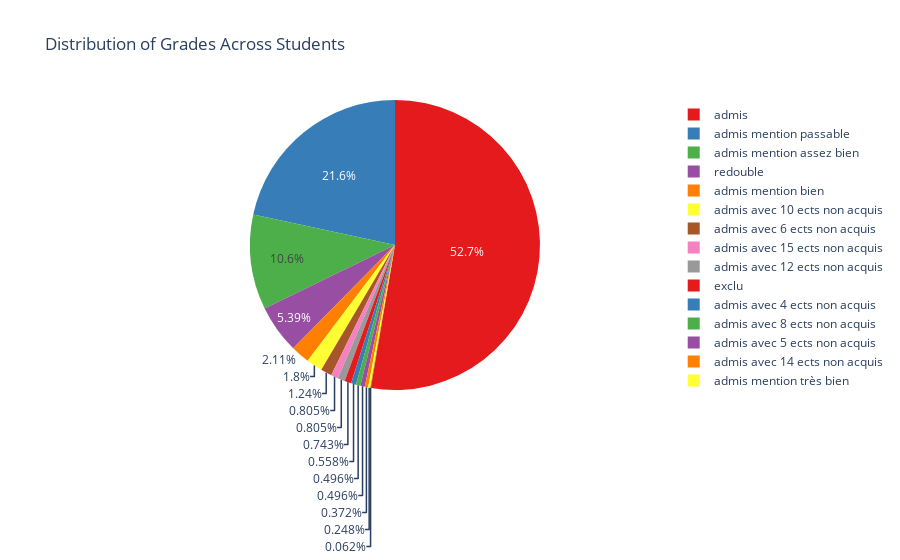

Source (notebook cell):
### Code cell
#Visualize Admissions rate 
import plotly.express as px
grade_mapping = {
        'exclu': 0,                           # Excluded - lowest
        'redouble': 1,                        # Repeat year
        'admis avec 15 ects non acquis': 2,   # Most ECTS credits missing
        'admis avec 14 ects non acquis': 3,
        'admis avec 13 ects non acquis': 4,
        'admis avec 12 ects non acquis': 5,
        'admis avec 10 ects non acquis': 6,
        'admis avec 8 ects non acquis': 7,
        'admis avec 6 ects non acquis': 8,
        'admis avec 5 ects non acquis': 9,
        'admis avec 4 ects non acquis': 10,   # Least ECTS credits missing
        'admis': 11,                          # Basic pass
        'admis mention passable': 12,         # Pass with fair mention
        'admis mention assez bien': 13,       # Pass with fairly good mention
        'admis mention bien': 14,             # Pass with good mention
        'admis mention très bien': 15         # Pass with very good mention - highest
    }
original_to_label = {v: k for k, v in grade_mapping.items()}
# Map grades to their descriptions
df_copy['Grade Description'] = df_copy['resultat_annee_prec'].map(original_to_label)

# Count occurrences of each grade description
grade_counts = df_copy['Grade Description'].value_counts().reset_index()
grade_counts.columns = ['Grade', 'Count']

# Calculate percentages
grade_counts['Percentage'] = (grade_counts['Count'] / grade_counts['Count'].sum()) * 100
print(df_copy['Grade Description'].value_counts())
# Create a pie chart
fig = px.pie(grade_counts, values='Percentage', names='Grade', 
             title='Distribution of Grades Across Students',
             color='Grade', 
             color_discrete_sequence=px.colors.qualitative.Set1)

# Show the figure
fig.show()

### Figure 1 — Plotly figure (JSON) as saved in the notebook; plotly's stock layout.template omitted (floating-point values rounded to 4 significant figures)
{"data": [{"customdata": [["admis"], ["admis mention passable"], ["admis mention assez bien"], ["redouble"], ["admis mention bien"], ["admis avec 10 ects non acquis"], ["admis avec 6 ects non acquis"], ["admis avec 15 ects non acquis"], ["admis avec 12 ects non acquis"], ["exclu"], ["admis avec 4 ects non acquis"], ["admis avec 8 ects non acquis"], ["admis avec 5 ects non acquis"], ["admis avec 14 ects non acquis"], ["admis mention très bien"], ["admis avec 13 ects non acquis"]], "domain": {"x": [0, 1], "y": [0, 1]}, "hovertemplate": "Grade=%{customdata[0]}<br>Percentage=%{value}<extra></extra>", "labels": ["admis", "admis mention passable", "admis mention assez bien", "redouble", "admis mention bien", "admis avec 10 ects non acquis", "admis avec 6 ects non acquis", "admis avec 15 ects non acquis", "admis avec 12 ects non acquis", "exclu", "admis avec 4 ects non acquis", "admis avec 8 ects non acquis", "admis avec 5 ects non acquis", "admis avec 14 ects non acquis", "admis mention très bien", "admis avec 13 ects non acquis"], "legendgroup": "", "marker": {"colors": ["rgb(228,26,28)", "rgb(55,126,184)", "rgb(77,175,74)", "rgb(152,78,163)", "rgb(255,127,0)", "rgb(255,255,51)", "rgb(166,86,40)", "rgb(247,129,191)", "rgb(153,153,153)", "rgb(228,26,28)", "rgb(55,126,184)", "rgb(77,175,74)", "rgb(152,78,163)", "rgb(255,127,0)", "rgb(255,255,51)", "rgb(166,86,40)"]}, "name": "", "showlegend": true, "type": "pie", "values": [52.66, 21.62, 10.59, 5.39, 2.107, 1.797, 1.239, 0.8055, 0.8055, 0.7435, 0.5576, 0.4957, 0.4957, 0.3717, 0.2478, 0.06196]}], "layout": {"legend": {"tracegroupgap": 0}, "piecolorway": ["rgb(228,26,28)", "rgb(55,126,184)", "rgb(77,175,74)", "rgb(152,78,163)", "rgb(255,127,0)", "rgb(255,255,51)", "rgb(166,86,40)", "rgb(247,129,191)", "rgb(153,153,153)"], "title": {"text": "Distribution of Grades Across Students"}}}
